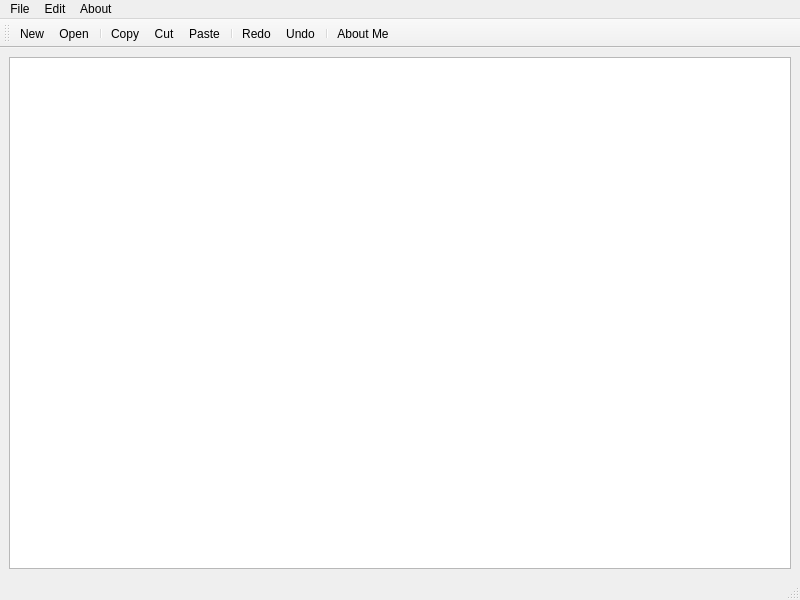
<?xml version="1.0" encoding="UTF-8"?>
<ui version="4.0">
 <class>MainWindow</class>
 <widget class="QMainWindow" name="MainWindow">
  <property name="geometry">
   <rect>
    <x>0</x>
    <y>0</y>
    <width>800</width>
    <height>600</height>
   </rect>
  </property>
  <property name="windowTitle">
   <string>MainWindow</string>
  </property>
  <widget class="QWidget" name="centralwidget">
   <layout class="QHBoxLayout" name="horizontalLayout">
    <item>
     <widget class="QTextEdit" name="textEdit"/>
    </item>
   </layout>
  </widget>
  <widget class="QMenuBar" name="menubar">
   <property name="geometry">
    <rect>
     <x>0</x>
     <y>0</y>
     <width>800</width>
     <height>26</height>
    </rect>
   </property>
   <widget class="QMenu" name="menuFile">
    <property name="title">
     <string>File</string>
    </property>
    <addaction name="actionNew"/>
    <addaction name="separator"/>
    <addaction name="actionOpen"/>
    <addaction name="separator"/>
    <addaction name="actionSave"/>
    <addaction name="separator"/>
    <addaction name="actionSave_As"/>
   </widget>
   <widget class="QMenu" name="menuEdit">
    <property name="title">
     <string>Edit</string>
    </property>
    <addaction name="actionCopy"/>
    <addaction name="separator"/>
    <addaction name="actionPaste"/>
    <addaction name="separator"/>
    <addaction name="actionCut"/>
    <addaction name="separator"/>
    <addaction name="actionRedo"/>
    <addaction name="separator"/>
    <addaction name="actionUndo"/>
   </widget>
   <widget class="QMenu" name="menuAbout">
    <property name="title">
     <string>About </string>
    </property>
    <addaction name="actionAbout_Me"/>
   </widget>
   <addaction name="menuFile"/>
   <addaction name="menuEdit"/>
   <addaction name="menuAbout"/>
  </widget>
  <widget class="QStatusBar" name="statusbar"/>
  <widget class="QToolBar" name="toolBar">
   <property name="windowTitle">
    <string>toolBar</string>
   </property>
   <attribute name="toolBarArea">
    <enum>TopToolBarArea</enum>
   </attribute>
   <attribute name="toolBarBreak">
    <bool>false</bool>
   </attribute>
   <addaction name="actionNew"/>
   <addaction name="actionOpen"/>
   <addaction name="separator"/>
   <addaction name="actionCopy"/>
   <addaction name="actionCut"/>
   <addaction name="actionPaste"/>
   <addaction name="separator"/>
   <addaction name="actionRedo"/>
   <addaction name="actionUndo"/>
   <addaction name="separator"/>
   <addaction name="actionAbout_Me"/>
  </widget>
  <action name="actionNew">
   <property name="icon">
    <iconset resource="Resouces.qrc">
     <normaloff>:/Icon/icon_new.png</normaloff>:/Icon/icon_new.png</iconset>
   </property>
   <property name="text">
    <string>New</string>
   </property>
  </action>
  <action name="actionOpen">
   <property name="icon">
    <iconset resource="Resouces.qrc">
     <normaloff>:/Icon/icon_open.jpg</normaloff>:/Icon/icon_open.jpg</iconset>
   </property>
   <property name="text">
    <string>Open</string>
   </property>
  </action>
  <action name="actionSave">
   <property name="icon">
    <iconset resource="Resouces.qrc">
     <normaloff>:/Icon/icon_Save.jpg</normaloff>:/Icon/icon_Save.jpg</iconset>
   </property>
   <property name="text">
    <string>Save</string>
   </property>
  </action>
  <action name="actionCopy">
   <property name="icon">
    <iconset resource="Resouces.qrc">
     <normaloff>:/Icon/icon_copy.png</normaloff>:/Icon/icon_copy.png</iconset>
   </property>
   <property name="text">
    <string>Copy</string>
   </property>
  </action>
  <action name="actionPaste">
   <property name="icon">
    <iconset resource="Resouces.qrc">
     <normaloff>:/Icon/icon_paste.png</normaloff>:/Icon/icon_paste.png</iconset>
   </property>
   <property name="text">
    <string>Paste</string>
   </property>
  </action>
  <action name="actionCut">
   <property name="icon">
    <iconset resource="Resouces.qrc">
     <normaloff>:/Icon/icon_cut.png</normaloff>:/Icon/icon_cut.png</iconset>
   </property>
   <property name="text">
    <string>Cut</string>
   </property>
  </action>
  <action name="actionSave_As">
   <property name="icon">
    <iconset resource="Resouces.qrc">
     <normaloff>:/Icon/icon_Save.jpg</normaloff>:/Icon/icon_Save.jpg</iconset>
   </property>
   <property name="text">
    <string>Save As</string>
   </property>
  </action>
  <action name="actionRedo">
   <property name="icon">
    <iconset resource="Resouces.qrc">
     <normaloff>:/Icon/icon_redo.png</normaloff>:/Icon/icon_redo.png</iconset>
   </property>
   <property name="text">
    <string>Redo</string>
   </property>
  </action>
  <action name="actionUndo">
   <property name="icon">
    <iconset resource="Resouces.qrc">
     <normaloff>:/Icon/icon_undo.png</normaloff>:/Icon/icon_undo.png</iconset>
   </property>
   <property name="text">
    <string>Undo</string>
   </property>
  </action>
  <action name="actionAbout_Me">
   <property name="icon">
    <iconset resource="Resouces.qrc">
     <normaloff>:/Icon/linh.jpg</normaloff>:/Icon/linh.jpg</iconset>
   </property>
   <property name="text">
    <string>About Me</string>
   </property>
  </action>
 </widget>
 <resources>
  <include location="Resouces.qrc"/>
 </resources>
 <connections/>
</ui>
